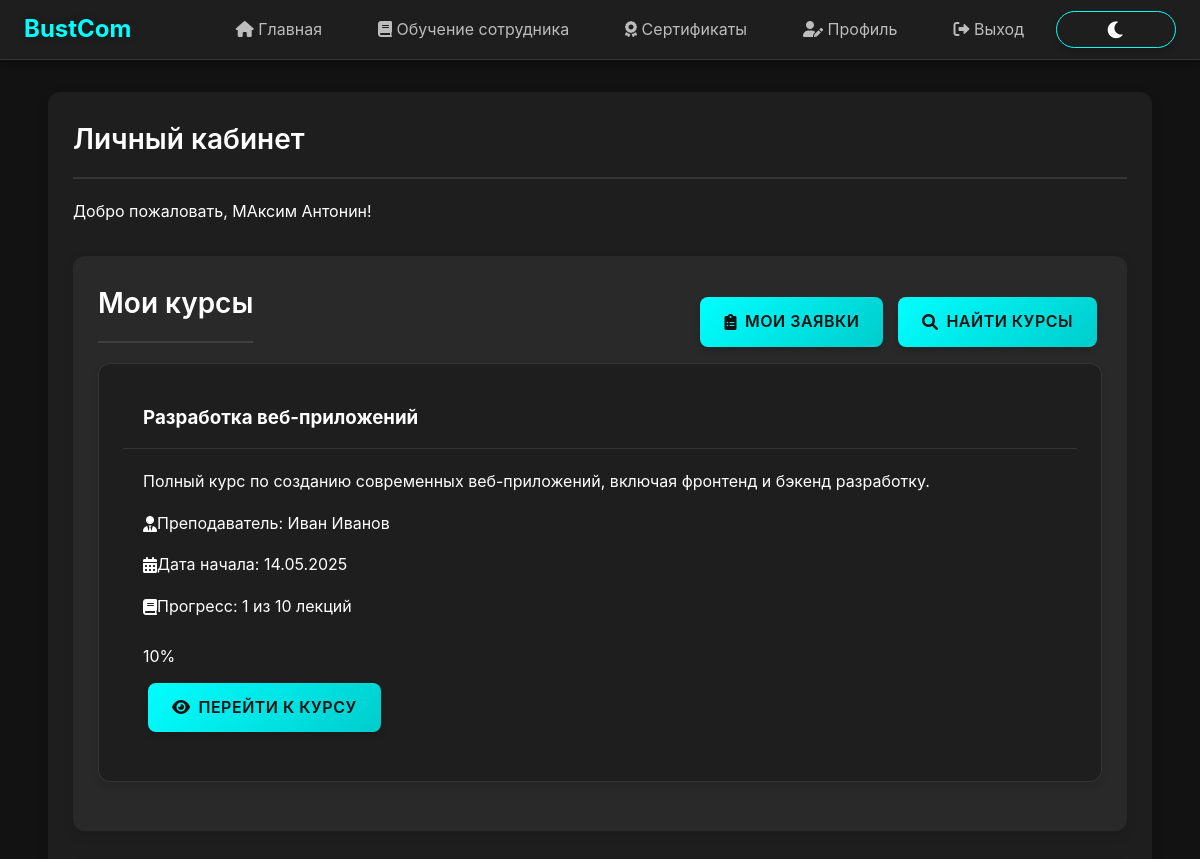
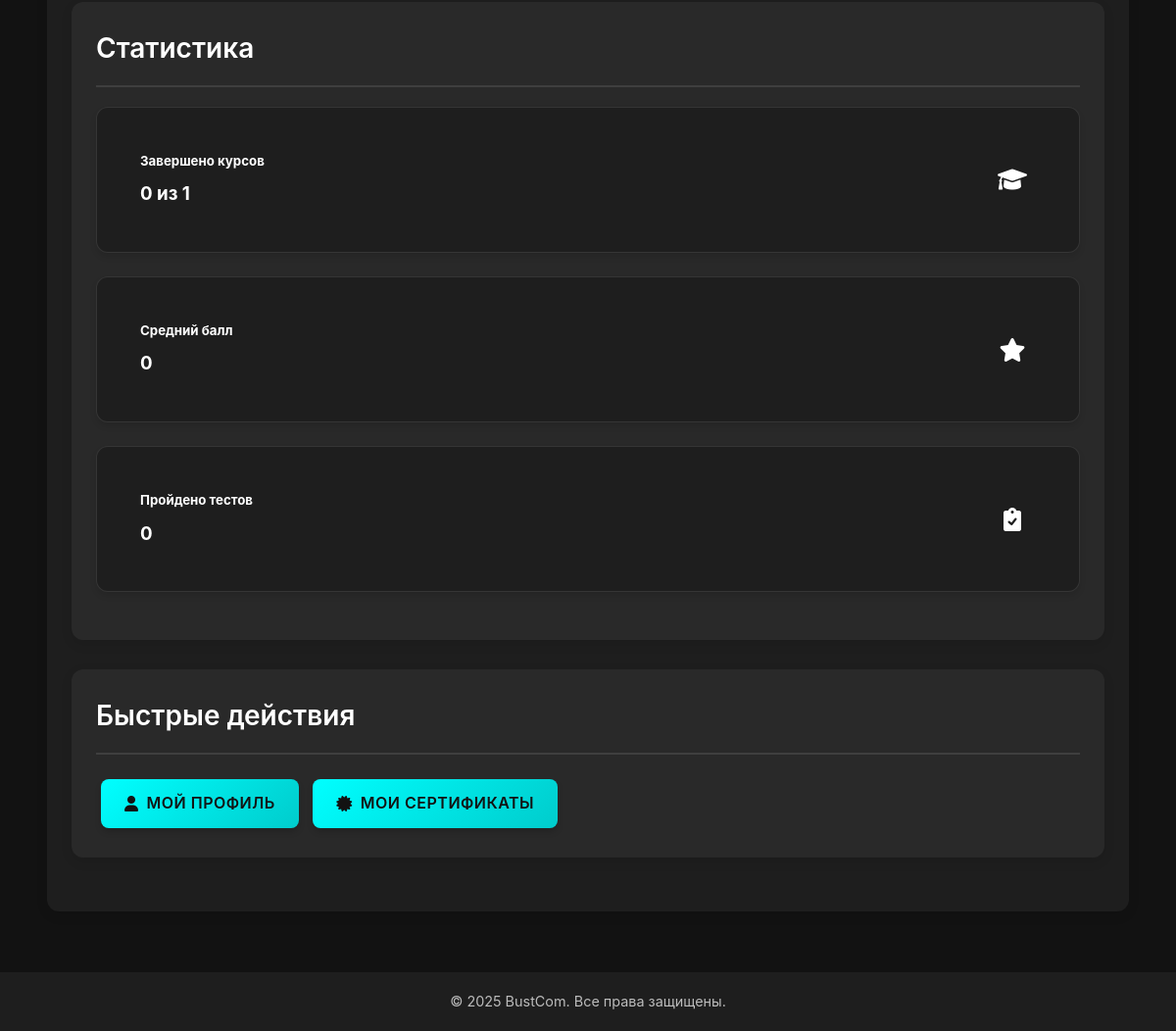
The app's page /dashboard/employee/ (signed in) with its own data (2 pictures, top to bottom).
### bustComProj/models.py (models this page shows, shortened)
class User(AbstractUser):
    ROLE_CHOICES = [
        ('admin', 'Администратор'),
        ('hr', 'HR-менеджер'),
        ('teacher', 'Преподаватель'),
        ('training_manager', 'Менеджер по обучению'),
        ('employee', 'Сотрудник')
    ]
    email = models.EmailField(unique=True)
    role = models.CharField(max_length=20, choices=ROLE_CHOICES, default='employee')
    is_blocked = models.BooleanField(default=False, verbose_name='Заблокирован')
    objects = UserManager()
    groups = models.ManyToManyField(
        'auth.Group',
        related_name="bustcomproj_user_groups",
        blank=True
    )
    user_permissions = models.ManyToManyField(
        'auth.Permission',
        related_name="bustcomproj_user_permissions",
        blank=True
    )
    class Meta:
        verbose_name = 'Пользователь'
        verbose_name_plural = 'Пользователи'

class Course(models.Model):
    LEVEL_CHOICES = [
        ('beginner', 'Начальный'),
        ('intermediate', 'Средний'),
        ('advanced', 'Продвинутый')
    ]
    title = models.CharField(max_length=100)
    description = models.TextField()
    duration = models.IntegerField(help_text='Продолжительность в часах')
    level = models.CharField(max_length=20, choices=LEVEL_CHOICES, default='beginner')
    teacher = models.ForeignKey(User, on_delete=models.CASCADE, related_name='courses')
    created_at = models.DateTimeField(auto_now_add=True)
    updated_at = models.DateTimeField(auto_now=True)
    class Meta:
        verbose_name = 'Курс'
        verbose_name_plural = 'Курсы'

### bustComProj/views.py (the view)
# urls.py: path('dashboard/employee/', employee_dashboard, name='employee_dashboard'),
@login_required
@role_required('employee')
def employee_dashboard(request):
    user_courses = Course.objects.filter(enrollment__user=request.user)
    completed_courses_count = 0
    total_courses = user_courses.count()
    courses_with_progress = []
    total_tests_taken = 0
    total_score_sum = 0
    total_attempts = 0
    for course in user_courses:
        total_lectures = Lecture.objects.filter(course=course).count()
        if total_lectures > 0:
            completed_lectures = CompletedLecture.objects.filter(
                user=request.user,
                lecture__course=course
            ).count()
            progress_percentage = int((completed_lectures / total_lectures) * 100) if total_lectures > 0 else 0
            if progress_percentage == 100:
                completed_courses_count += 1
        else:
            progress_percentage = 0
            completed_lectures = 0
        course_tests = Test.objects.filter(lecture__course=course)
        course_test_attempts = TestAttempt.objects.filter(
            user=request.user,
            test__in=course_tests
        )
        course_total_attempts = course_test_attempts.count()
        total_tests_taken += course_total_attempts
        if course_total_attempts > 0:
            course_score_sum = course_test_attempts.aggregate(Sum('score'))['score__sum'] or 0
            total_score_sum += course_score_sum
            total_attempts += course_total_attempts
        course_data = {
            'course': course,
            'progress_percentage': progress_percentage,
            'completed_lectures': completed_lectures,
            'total_lectures': total_lectures
        }
        courses_with_progress.append(course_data)
    avg_score = round(total_score_sum / total_attempts, 1) if total_attempts > 0 else 0
    context = {
        'courses_with_progress': courses_with_progress,
        'completed_courses_count': completed_courses_count,
        'total_courses': total_courses,
        'avg_score': avg_score,
        'total_tests_taken': total_tests_taken
    }
    return render(request, 'dashboards/employee_dashboard.html', context)

### bustComProj/views.py (called while the page is built)
def role_required(role):
    def check_role(user):
        return user.is_authenticated and getattr(user.profile, 'role', '').lower() == role.lower()
    return user_passes_test(check_role)

### bustComProj/templates/dashboards/employee_dashboard.html (shortened to what this page needs)
{% extends 'bustComProj/base.html' %}
{% load static %}
{% block content %}
<div class="container fade-in">
    <div class="section">
        <div class="welcome-section mb-4">
            <h1 class="section-title">Личный кабинет</h1>
            <p class="lead">Добро пожаловать, {{ user.get_full_name|default:user.username }}!</p>
        </div>
        <div class="row">
            <div class="col-md-8">
                <div class="section">
                    <div class="section-header d-flex justify-content-between align-items-center">
                        <h2 class="section-title">Мои курсы</h2>
                        <div class="button-group">
                            <a href="{% url 'my_requests' %}" class="btn btn-primary">
                                <i class="fas fa-clipboard-list me-2"></i>
                                <span>Мои заявки</span>
                            </a>
                            <a href="{% url 'courses_list' %}" class="btn btn-info">
                                <i class="fas fa-search me-2"></i>
                                <span>Найти курсы</span>
                            </a>
                        </div>
                    </div>
                    {% if courses_with_progress %}
                        <div class="courses-container">
                            {% for course_data in courses_with_progress %}
                                <div class="card mb-3">
                                    <div class="card-header bg-primary text-white">
                                        <h3 class="mb-0">{{ course_data.course.title }}</h3>
                                    </div>
                                    <div class="card-body">
                                        <div class="mb-3">
                                            <p class="mb-2">{{ course_data.course.description }}</p>
                                            <div class="d-flex align-items-center text-muted mb-2">
                                                <i class="fas fa-user-tie me-2"></i>
                                                <span>Преподаватель: {{ course_data.course.teacher.get_full_name|default:course_data.course.teacher.username }}</span>
                                            </div>
                                            <div class="d-flex align-items-center text-muted">
                                                <i class="fas fa-calendar-alt me-2"></i>
                                                <span>Дата начала: {{ course_data.course.created_at|date:"d.m.Y" }}</span>
                                            </div>
                                            <div class="d-flex align-items-center text-muted mt-2">
                                                <i class="fas fa-book me-2"></i>
                                                <span>Прогресс: {{ course_data.completed_lectures }} из {{ course_data.total_lectures }} лекций</span>
                                            </div>
                                        </div>
                                        <div class="progress mb-3" style="height: 10px;">
                                            <div class="progress-bar bg-success" role="progressbar" style="width: {{ course_data.progress_percentage }}%;" aria-valuenow="{{ course_data.progress_percentage }}" aria-valuemin="0" aria-valuemax="100">{{ course_data.progress_percentage }}%</div>
                                        </div>
                                        <div class="d-flex justify-content-end">
                                            <a href="{% url 'course_detail' course_data.course.id %}" class="btn btn-outline-primary">
                                                <i class="fas fa-eye me-1"></i> Перейти к курсу
                                            </a>
                                        </div>
                                    </div>
                                </div>
                            {% endfor %}
                        </div>
                    {% endif %}
                </div>
            </div>
            <div class="col-md-4">
                <div class="section">
                    <h2 class="section-title">Статистика</h2>
                    <div class="stats-container">
                        <div class="card mb-3">
                            <div class="card-body">
                                <div class="d-flex justify-content-between align-items-center">
                                    <div>
                                        <h5 class="text-muted mb-1">Завершено курсов</h5>
                                        <h3 class="mb-0">{{ completed_courses_count }} из {{ total_courses }}</h3>
                                    </div>
                                    <div class="icon-box bg-primary">
                                        <i class="fas fa-graduation-cap"></i>
                                    </div>
                                </div>
                            </div>
                        </div>
                        <div class="card mb-3">
                            <div class="card-body">
                                <div class="d-flex justify-content-between align-items-center">
                                    <div>
                                        <h5 class="text-muted mb-1">Средний балл</h5>
                                        <h3 class="mb-0">{{ avg_score }}</h3>
                                    </div>
                                    <div class="icon-box bg-success">
                                        <i class="fas fa-star"></i>
                                    </div>
                                </div>
                            </div>
                        </div>
                        <div class="card mb-3">
                            <div class="card-body">
                                <div class="d-flex justify-content-between align-items-center">
                                    <div>
                                        <h5 class="text-muted mb-1">Пройдено тестов</h5>
                                        <h3 class="mb-0">{{ total_tests_taken }}</h3>
                                    </div>
                                    <div class="icon-box bg-info">
                                        <i class="fas fa-clipboard-check"></i>
                                    </div>
                                </div>
                            </div>
                        </div>
                    </div>
                </div>
                <div class="section">
                    <h2 class="section-title">Быстрые действия</h2>
                    <div class="d-grid gap-2">
                        <a href="{% url 'profile' %}" class="btn btn-outline-primary">
                            <i class="fas fa-user me-2"></i> Мой профиль
                        </a>
                        <a href="{% url 'my_certificates' %}" class="btn btn-outline-success">
                            <i class="fas fa-certificate me-2"></i> Мои сертификаты
                        </a>
                    </div>
                </div>
            </div>
        </div>
    </div>
</div>
{% endblock %}

### bustComProj/static/css/enhanced.css (style rules this page uses)
.btn, button, input[type="submit"], input[type="button"], .btn-primary, .btn-secondary, .btn-success, .btn-danger, .btn-info, .btn-warning, .btn-outline-primary, .btn-outline-secondary, .btn-outline-success, .btn-outline-danger, .btn-outline-info, .btn-outline-warning, a.btn, a.btn-action, a.btn-outline { display: inline-flex; align-items: center; justify-content: center; gap: 8px; padding: 12px 24px; border-radius: 8px; font-size: 1rem; font-weight: 600; text-decoration: none; cursor: pointer; transition: all 0.3s ease; box-shadow: 0 4px 6px rgba(0, 0, 0, 0.15); border: none; text-align: center; margin: 5px; min-width: 120px; position: relative; overflow: hidden; }
.btn-primary, .btn-action, input[type="submit"] { background: linear-gradient(135deg, #5e72e4, #335eea); color: white; }
.btn-info { background: linear-gradient(135deg, #11cdef, #17a2b8); color: white; }
.btn-outline-primary, .btn-outline { border: 2px solid #5e72e4; background: transparent; color: #5e72e4; }
.btn-outline-success { border: 2px solid #2dce89; background: transparent; color: #2dce89; }
.section { margin-bottom: 30px; padding: 25px; background-color: rgba(255, 255, 255, 0.05); border-radius: 12px; box-shadow: 0 4px 12px rgba(0, 0, 0, 0.1); }
.section-title { font-size: 1.75rem; margin-bottom: 20px; padding-bottom: 15px; border-bottom: 2px solid rgba(255, 255, 255, 0.1); color: var(--text-primary); font-weight: 600; }
.card { border-radius: 12px; overflow: hidden; transition: all 0.3s ease; box-shadow: 0 6px 12px rgba(0, 0, 0, 0.15); margin-bottom: 20px; border: 1px solid rgba(255, 255, 255, 0.1); background-color: var(--background-light); }
.card-header { padding: 15px 20px; font-weight: 600; border-bottom: 1px solid rgba(255, 255, 255, 0.1); }
.card-body { padding: 20px; }
.d-flex { display: flex; }
.justify-content-between { justify-content: space-between; }
.align-items-center { align-items: center; }
.fade-in { animation: fadeIn 0.4s ease-out; }
:root { --primary-color: #ff00ff; --secondary-color: #00ffcc; --accent-color: #ff3366; --background-dark: #1a1a1a; --background-light: #2a2a2a; --text-primary: #ffffff; --text-secondary: #e0e0e0; --success-color: #00ff88; --danger-color: #ff3366; --warning-color: #ffcc00; --border-radius: 15px; --transition-speed: 0.3s; }

### bustComProj/static/css/theme.css (style rules this page uses)
:root[data-theme="dark"] { --primary-color: #00ffff; --primary-dark: #00cccc; --primary-light: #80ffff; --secondary-color: #ff00ff; --secondary-dark: #cc00cc; --secondary-light: #ff80ff; --background-dark: #121212; --background-light: #1e1e1e; --background-lighter: #2d2d2d; --text-primary: #ffffff; --text-secondary: rgba(255, 255, 255, 0.7); --text-tertiary: rgba(255, 255, 255, 0.5); }

### bustComProj/templates/dashboards/employee_dashboard.html (style rules this page uses)
.icon-box { width: 48px; height: 48px; border-radius: 12px; display: flex; align-items: center; justify-content: center; color: white; font-size: 1.5rem; }

### records on screen
User: get_full_name "МАксим Антонин"
Course: course "Разработка веб-приложений", course.description "Полный курс по созданию современных веб-приложений, включая фронтенд и бэкенд разработку.", course.teacher.get_full_name "Иван Иванов", course.created_at "14.05.2025", completed_lectures "1", total_lectures "10", progress_percentage "10"

### other values on screen
{{ completed_courses_count }} "0"
{{ total_courses }} "1"
{{ avg_score }} "0"
{{ total_tests_taken }} "0"
